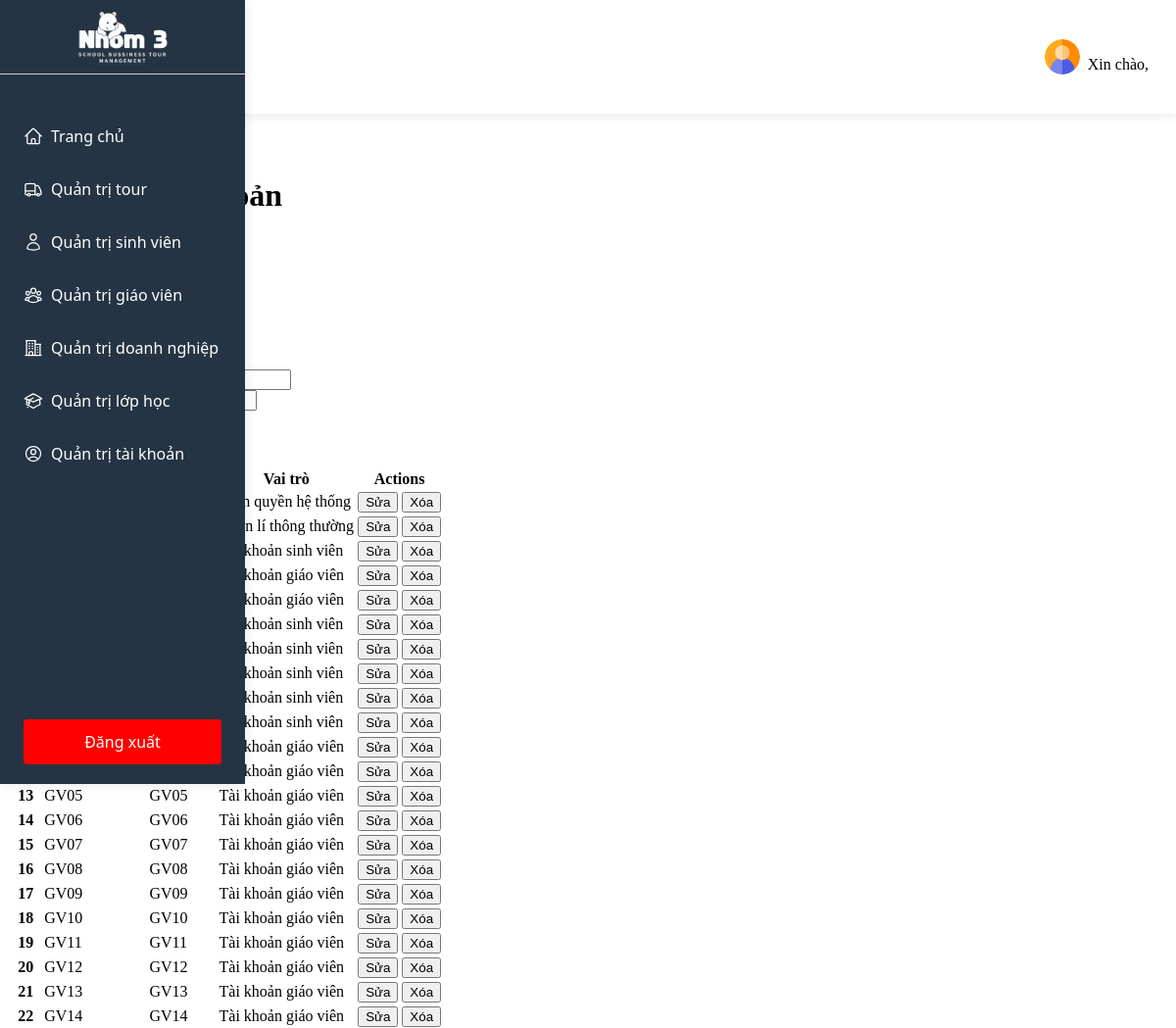
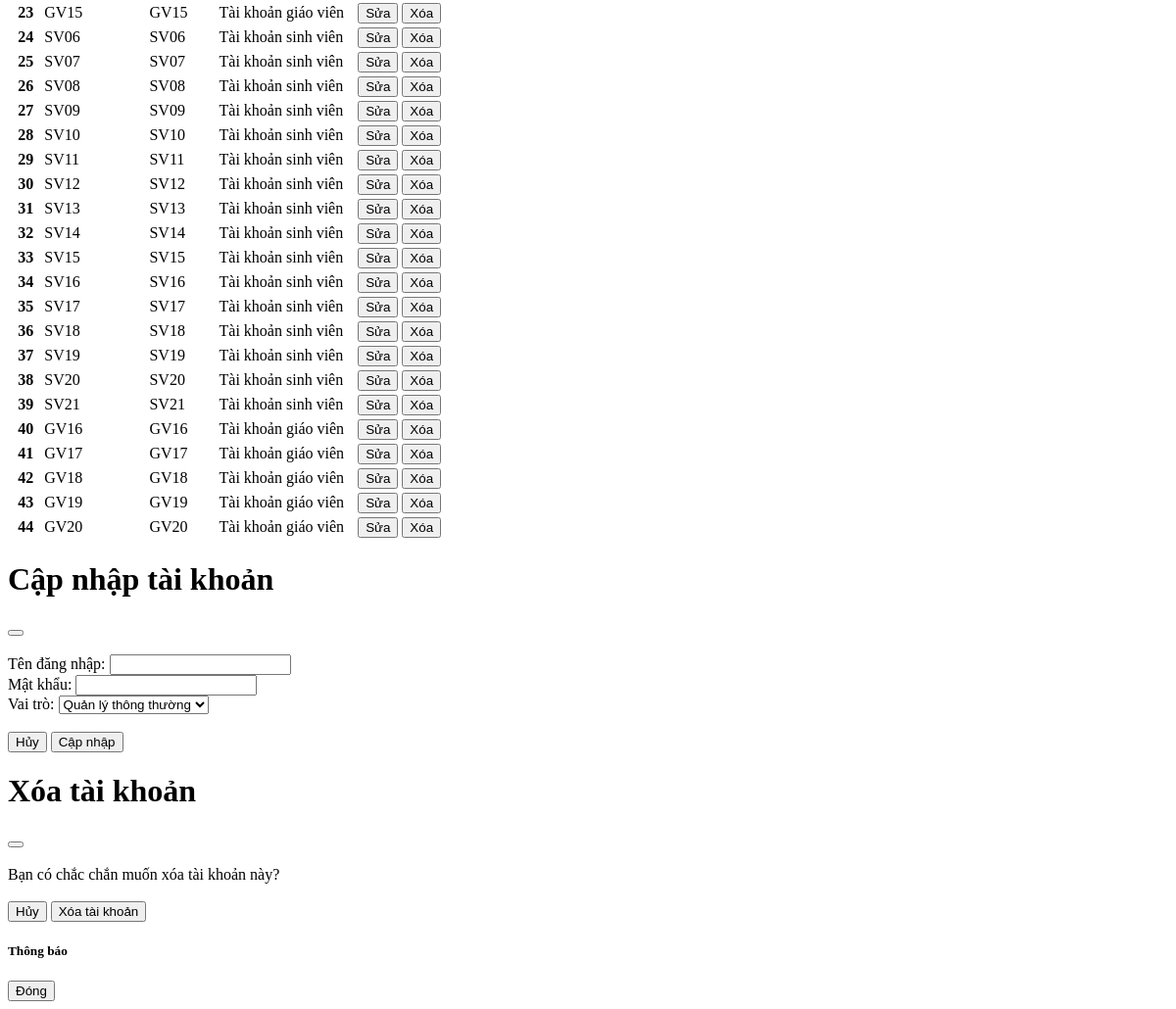
The page /views/pages/account.php on the database its author committed (2 pictures, top to bottom).
### tables this page shows
CREATE TABLE `account` (
  `accountID` int(11) NOT NULL,
  `username` varchar(100) NOT NULL,
  `password` varchar(100) NOT NULL,
  `role` varchar(100) NOT NULL
);

### controllers/AccountController.php (called while the page is built, shortened)
<?php
$dataAcountsSql = "SELECT * FROM account";
$dataAcounts = mysqli_query($conn, $dataAcountsSql);
require_once __DIR__ . '/../views/pages/account.php';

### views/pages/account.php (the view, shortened to what this page needs)
<!DOCTYPE html>
<html lang="en">
<head>
</head>
<body>
    <?php
        include_once __DIR__ . '/../../controllers/AccountController.php';
    ?>
    <div class='flex-sb account'>
        <div class="account-left">
            <?php
                include __DIR__ . '/../components/sidebarAdmin.php';
            ?>
        </div>
        <div class="account-right flex-grow-1">
            <?php
                include __DIR__ . '/../components/header.php';
            ?>
            <div class="container pad-0-28">
                <div class="flex-sb-center pad-20-0 mt-12">
                    <h1 class="h1-title">Danh sách tài khoản</h1>
                    <button type="button" class="btn btn-primary" data-bs-toggle="modal"
                        data-bs-target="#createAccount">Tạo tài khoản</button>
                </div>
                <div class="modal fade" id="createAccount" tabindex="-1" aria-labelledby="exampleModalLabel"
                    aria-hidden="true">
                    <div class="modal-dialog modal-dialog-centered">
                        <div class="modal-content">
                            <div class="modal-body">
                                <div class="modal-header">
                                    <h1 class="modal-title fs-5" id="exampleModalLabel">Tạo tài khoản</h1>
                                </div>
                                <br>
                                <form method="POST">
                                    <div class="mb-3">
                                        <label for="name" class="col-form-label">Tên đăng nhập:</label>
                                    </div>
                                    <div class="mb-3">
                                        <label for="password" class="col-form-label">Mật khẩu:</label>
                                    </div>
                                    <div class="mb-3">
                                        <label for="role" class="col-form-label">Vai trò:</label>
                                    </div>
                                    <br>
                                    <div class="modal-footer">
                                        <button type="button" class="btn btn-secondary"
                                            data-bs-dismiss="modal">Hủy</button>
                                        <button type="submit" class="btn btn-primary" name="createAccount">Tạo tài
                                            khoản</button>
                                    </div>
                                </form>
                            </div>
                        </div>
                    </div>
                </div>
                <div class="container-body pad-12-0">
                    <div class="container-table">
                        <table class="table table-borderless table-hover table-bordered">
                            <thead class="table-dark">
                                <tr>
                                    <th scope="col">STT</th>
                                    <th scope="col">Tên đăng nhập</th>
                                    <th scope="col">Mật khẩu</th>
                                    <th scope="col">Vai trò</th>
                                    <th scope="col">Actions</th>
                                </tr>
                            </thead>
                            <tbody>
                                <?php
                                    if(mysqli_num_rows($dataAcounts) > 0)
                                    {
                                        $i = 0;
                                        while ($row = mysqli_fetch_assoc($dataAcounts)) {
                                            $i += 1;
                                            echo "<tr>";
                                            echo "<th scope='row'>". $i ."</th>";
                                            echo "<td>" . $row['username'] . "</td>";
                                            echo "<td>" . $row['password'] . "</td>";
                                            echo "<td>" . $row['role'] . "</td>";
                                            echo "<td><button class='update update-account'>Sửa</button>
                                                <button class='delete deleteAccount'>Xóa</button></td>";
                                            echo "</tr>";
                                        }
                                    }else{
                                        echo "<tr>";
                                        echo "<td colspan='5'> Lỗi truy vấn: " . mysqli_error($conn). "</td>";
                                        echo "</tr>";
                                    }
                                ?>
                            </tbody>
                        </table>
                    </div>
                </div>
            </div>
        </div>
    </div>
    <div class="modal fade" id="updateAccount" tabindex="-1" aria-labelledby="exampleModalLabel" aria-hidden="true">
        <div class="modal-dialog modal-dialog-centered">
            <div class="modal-content">
                <div class="modal-body">
                    <div class="modal-header">
                        <h1 class="modal-title fs-5" id="exampleModalLabel">Cập nhập tài khoản</h1>
                        <button type="button" class="btn-close" data-bs-dismiss="modal" aria-label="Đóng"></button>
                    </div>
                    <br>
                    <form method="POST">
                        <div class="mb-3">
                            <label for="name" class="col-form-label">Tên đăng nhập:</label>
                            <input type="text" class="form-control" name="name" id="name">
                        </div>
                        <div class="mb-3">
                            <label for="password" class="col-form-label">Mật khẩu:</label>
                            <input type="text" class="form-control" name="password" id="password">
                        </div>
                        <div class="mb-3">
                            <label for="role" class="col-form-label">Vai trò:</label>
                            <select class="form-control form-select" name="role" id="role">
                                <option value="Quản lý thông thường">Quản lý thông thường</option>
                            </select>
                        </div>
                        <br>
                        <div class="modal-footer">
                            <button type="button" class="btn btn-secondary" data-bs-dismiss="modal">Hủy</button>
                            <button type="submit" class="btn btn-primary" name="updateAccount">Cập nhập</button>
                        </div>
                    </form>
                </div>
            </div>
        </div>
    </div>
    <div class="modal fade" id="deleteAccountModal" tabindex="-1" aria-labelledby="exampleModalLabel"
        aria-hidden="true">
        <div class="modal-dialog">
            <div class="modal-content">
                <div class="modal-body">
                    <div class="modal-header">
                        <h1 class="modal-title fs-5" id="exampleModalLabel">Xóa tài khoản</h1>
                        <button type="button" class="btn-close" data-bs-dismiss="modal" aria-label="Close"></button>
                    </div> <br>
                    Bạn có chắc chắn muốn xóa tài khoản này?
                    <br> <br>
                    <form method="POST">
                        <div class="modal-footer">
                            <button type="button" class="btn btn-secondary" data-bs-dismiss="modal">Hủy</button>
                            <button type="submit" class="btn btn-danger">Xóa tài khoản</button>
                        </div>
                    </form>
                </div>
            </div>
        </div>
    </div>
    <div class="modal fade" id="notificationModal" tabindex="-1" role="dialog"
        aria-labelledby="notificationModalLabel" aria-hidden="true">
        <div class="modal-dialog" role="document">
            <div class="modal-content">
                <div class="modal-header">
                    <h5 class="modal-title" id="notificationModalLabel">Thông báo</h5>
                </div>
                <div class="modal-footer">
                    <button type="button" class="btn btn-primary" data-bs-dismiss="modal">Đóng</button>
                </div>
            </div>
        </div>
    </div>
</body>
</html>

### views/components/sidebarAdmin.php (shortened to what this page needs)
<?php
    $checkRegularAminClass = isset($_SESSION['checkRegularAmin']) && $_SESSION['checkRegularAmin'] ? 'hidden' : '';
?>
<!DOCTYPE html>
<html lang="en">
<head>
</head>
<body>
    <div class="zone"></div>
    <div class='sidebar'>
        <div>
            <div class="sidebar-logo">
                <img src="/PHP_NHOM3/public/images/logo.png" alt="">
            </div>
            <div class="sidebar-nav">
                <ul>
                    <li>
                        <a href="/PHP_Nhom3/index.php?controller=AdminController">Trang chủ</a>
                    </li>
                    <li>
                        <a href="/PHP_Nhom3/index.php?controller=TourController">Quản trị tour</a>
                    </li>
                    <li>
                        <a href="/PHP_Nhom3/index.php?controller=StudentController">Quản trị sinh viên</a>
                    </li>
                    <li>
                        <a href="/PHP_Nhom3/index.php?controller=TeacherController">Quản trị giáo viên</a>
                    </li>
                    <li>
                        <a href="/PHP_Nhom3/index.php?controller=CompanyController">Quản trị doanh nghiệp</a>
                    </li>
                    <li>
                        <a href="/PHP_Nhom3/index.php?controller=ClassController">Quản trị lớp học</a>
                    </li>
                    <li class="<?php echo $checkRegularAminClass; ?>">
                        <a href="/PHP_Nhom3/index.php?controller=AccountController">Quản trị tài khoản</a>
                    </li>
                </ul>
            </div>
        </div>
        <div class="btn-logout">
            <a href="/PHP_Nhom3/controllers/LogoutController.php">Đăng xuất</a>
        </div>
    </div>
</body>
</html>

### views/components/header.php (shortened to what this page needs)
<!DOCTYPE html>
<html lang="en">
<head>
</head>
<body>
    <?php
        $username = (isset($_SESSION['username']) && $_SESSION['username']) ? ucfirst($_SESSION['username']) : '';
    ?>
    <div class="zone"></div>
    <div class="header">
        <div class="center">
            <div class="user">
                <img src="/PHP_Nhom3/public/images/user-avatar.png" alt="avatar">
            </div>
            <p>
                Xin chào, <?php echo $username  ?>
            </p>
        </div>
    </div>
</body>
</html>

### views/components/sidebarAdmin.php (style rules this page uses)
.zone { width: 250px; padding: 0 !important; }
.sidebar { width: 250px; position: fixed; top: 0; bottom: 0; left: 0; height: 100vh; background-color: #253444; box-shadow: 0 0 12px rgba(0 0 0 /10%); color: #fff; display: flex; flex-direction: column; justify-content: space-between; z-index: 200; }
.sidebar-logo { display: flex; justify-content: center; border-bottom: 1px solid #ccc; padding: 10px 0; }
.sidebar-nav { padding: 20px 0; }
.sidebar-logo>img { width: 92px; }
.sidebar-nav ul { list-style: none; padding: 0; }
.sidebar-nav li { display: flex; align-items: center; padding: 16px 24px; cursor: pointer; transition: all 0.3s linear; }
.sidebar-nav li svg { width: 20px; height: 20px; margin-right: 8px; }
.sidebar-nav li a { color: #fff; text-decoration: none; font-family: system-ui, -apple-system, BlinkMacSystemFont, 'Segoe UI', Roboto, Oxygen, Ubuntu, Cantarell, 'Open Sans', 'Helvetica Neue', sans-serif; }
.btn-logout { margin: 0 24px 20px; padding: 12px 20px; background-color: red; border-radius: 4px; cursor: pointer; transition: all 0.3s linear; }
.btn-logout a { display: block; color: #fff; text-decoration: none; text-align: center; font-family: system-ui, -apple-system, BlinkMacSystemFont, 'Segoe UI', Roboto, Oxygen, Ubuntu, Cantarell, 'Open Sans', 'Helvetica Neue', sans-serif; }

### views/components/header.php (style rules this page uses)
.zone { height: 76px; }
.header { display: flex; padding: 20px 28px; justify-content: end; box-shadow: 1px 1px 12px rgba(0 0 0 /10%); height: 76px; position: fixed; background-color: #fff; top: 0; right: 0; left: 0; }
.header>div { display: flex; align-items: center !important; }
.header>div p { margin-bottom: 0 !important; }
.user { width: 36px; height: 36px; border-radius: 50%; overflow: hidden; margin-right: 8px; }
.user img { width: 100%; }

### rows shown on the page
account: role "Toàn quyền hệ thống"
account: role "Quản lí thông thường"
account: role "Tài khoản sinh viên"
account: role "Tài khoản giáo viên"
account: role "Tài khoản giáo viên"
account: role "Tài khoản sinh viên"
account: role "Tài khoản sinh viên"
account: role "Tài khoản sinh viên"
account: role "Tài khoản sinh viên"
account: role "Tài khoản sinh viên"
account: role "Tài khoản giáo viên"
account: role "Tài khoản giáo viên"
account: username "GV05", password "GV05", role "Tài khoản giáo viên"
account: username "GV06", password "GV06", role "Tài khoản giáo viên"
account: username "GV07", password "GV07", role "Tài khoản giáo viên"
account: username "GV08", password "GV08", role "Tài khoản giáo viên"
account: username "GV09", password "GV09", role "Tài khoản giáo viên"
account: username "GV10", password "GV10", role "Tài khoản giáo viên"
account: username "GV11", password "GV11", role "Tài khoản giáo viên"
account: username "GV12", password "GV12", role "Tài khoản giáo viên"
account: username "GV13", password "GV13", role "Tài khoản giáo viên"
account: username "GV14", password "GV14", role "Tài khoản giáo viên"
account: username "GV15", password "GV15", role "Tài khoản giáo viên"
account: username "SV06", password "SV06", role "Tài khoản sinh viên"
account: username "SV07", password "SV07", role "Tài khoản sinh viên"
account: username "SV08", password "SV08", role "Tài khoản sinh viên"
account: username "SV09", password "SV09", role "Tài khoản sinh viên"
account: username "SV10", password "SV10", role "Tài khoản sinh viên"
account: username "SV11", password "SV11", role "Tài khoản sinh viên"
account: username "SV12", password "SV12", role "Tài khoản sinh viên"
account: username "SV13", password "SV13", role "Tài khoản sinh viên"
account: username "SV14", password "SV14", role "Tài khoản sinh viên"
account: username "SV15", password "SV15", role "Tài khoản sinh viên"
account: username "SV16", password "SV16", role "Tài khoản sinh viên"
account: username "SV17", password "SV17", role "Tài khoản sinh viên"
account: username "SV18", password "SV18", role "Tài khoản sinh viên"
account: username "SV19", password "SV19", role "Tài khoản sinh viên"
account: username "SV20", password "SV20", role "Tài khoản sinh viên"
account: username "SV21", password "SV21", role "Tài khoản sinh viên"
account: username "GV16", password "GV16", role "Tài khoản giáo viên"
account: username "GV17", password "GV17", role "Tài khoản giáo viên"
account: username "GV18", password "GV18", role "Tài khoản giáo viên"
account: username "GV19", password "GV19", role "Tài khoản giáo viên"
account: username "GV20", password "GV20", role "Tài khoản giáo viên"
